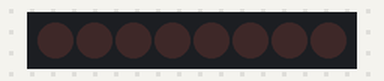
This sketch was run on a simulated Arduino Uno, built with avr-gcc and run on an emulated ATmega328P. On the bench: 8 shift-register outputs drawn as a row of LEDs (first output left, lit = HIGH). Wiring (inferred from the names in the program): shift register (74HC595): data pin 4; shift clock pin 6; latch pin 5. Wiring (inferred from the signals the program sends): row of LEDs: on Q0, Q1, Q2, Q3, Q4, Q5, Q6, Q7.

Above: at 0.2 s.
At 1.7 s:
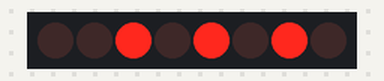
Timing chart, 0 to 3.0 s (numbered marks = the images above):
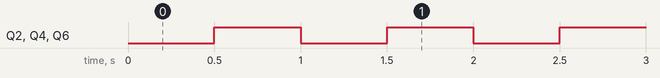

The sketch:

signal_test.ino
```cpp
int latchPin = 5;  // Latch pin of 74HC595 is connected to Digital pin 5
int clockPin = 6; // Clock pin of 74HC595 is connected to Digital pin 6
int dataPin = 4;  // Data pin of 74HC595 is connected to Digital pin 4
int led_State = 7;
byte leds = 0;    // Variable to hold the pattern of which LEDs are currently turned on or off
char register_1_data[] = "00101010";

/*
   setup() - this function runs once when you turn your Arduino on
   We initialize the serial connection with the computer
*/

void setup()
{
  pinMode(latchPin, OUTPUT);
  pinMode(dataPin, OUTPUT);
  pinMode(clockPin, OUTPUT);
}

void loop()
{
  leds = 0;
  updateShiftRegister();
  delay(500);
  for (int i = 0; i < 8; i++)
  {
    if (register_1_data[i] == '1')
      bitSet(leds, i);
    else
      bitClear(leds, i);
  }
  updateShiftRegister();
  delay(500);
}

void updateShiftRegister()
{
  digitalWrite(latchPin, LOW);
  shiftOut(dataPin, clockPin, MSBFIRST, leds);
  digitalWrite(latchPin, HIGH);
}
```

Measured:
- by itself, Q2, Q4, Q6: alternates HIGH for 0.50 s and LOW for 0.50 s
